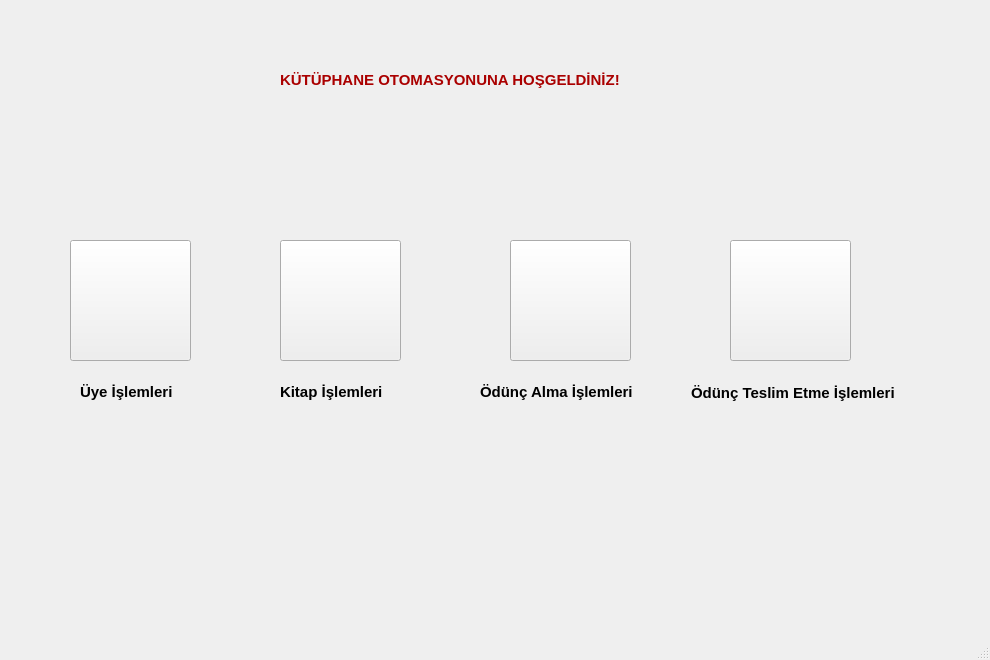
<?xml version="1.0" encoding="UTF-8"?>
<ui version="4.0">
 <class>MainWindow</class>
 <widget class="QMainWindow" name="MainWindow">
  <property name="geometry">
   <rect>
    <x>0</x>
    <y>0</y>
    <width>990</width>
    <height>660</height>
   </rect>
  </property>
  <property name="windowTitle">
   <string>MainWindow</string>
  </property>
  <widget class="QWidget" name="centralwidget">
   <widget class="QLabel" name="label">
    <property name="geometry">
     <rect>
      <x>280</x>
      <y>70</y>
      <width>411</width>
      <height>20</height>
     </rect>
    </property>
    <property name="palette">
     <palette>
      <active>
       <colorrole role="WindowText">
        <brush brushstyle="SolidPattern">
         <color alpha="255">
          <red>170</red>
          <green>0</green>
          <blue>0</blue>
         </color>
        </brush>
       </colorrole>
      </active>
      <inactive>
       <colorrole role="WindowText">
        <brush brushstyle="SolidPattern">
         <color alpha="255">
          <red>170</red>
          <green>0</green>
          <blue>0</blue>
         </color>
        </brush>
       </colorrole>
      </inactive>
      <disabled/>
     </palette>
    </property>
    <property name="font">
     <font>
      <pointsize>11</pointsize>
      <bold>true</bold>
     </font>
    </property>
    <property name="text">
     <string>KÜTÜPHANE OTOMASYONUNA HOŞGELDİNİZ!</string>
    </property>
   </widget>
   <widget class="QPushButton" name="uye_islemleri">
    <property name="geometry">
     <rect>
      <x>70</x>
      <y>240</y>
      <width>121</width>
      <height>121</height>
     </rect>
    </property>
    <property name="text">
     <string/>
    </property>
   </widget>
   <widget class="QPushButton" name="kitap_islemleri">
    <property name="geometry">
     <rect>
      <x>280</x>
      <y>240</y>
      <width>121</width>
      <height>121</height>
     </rect>
    </property>
    <property name="text">
     <string/>
    </property>
   </widget>
   <widget class="QPushButton" name="odunc_alma">
    <property name="geometry">
     <rect>
      <x>510</x>
      <y>240</y>
      <width>121</width>
      <height>121</height>
     </rect>
    </property>
    <property name="text">
     <string/>
    </property>
   </widget>
   <widget class="QPushButton" name="odunc_teslim">
    <property name="geometry">
     <rect>
      <x>730</x>
      <y>240</y>
      <width>121</width>
      <height>121</height>
     </rect>
    </property>
    <property name="text">
     <string/>
    </property>
   </widget>
   <widget class="QLabel" name="label_2">
    <property name="geometry">
     <rect>
      <x>80</x>
      <y>380</y>
      <width>110</width>
      <height>24</height>
     </rect>
    </property>
    <property name="palette">
     <palette>
      <active>
       <colorrole role="WindowText">
        <brush brushstyle="SolidPattern">
         <color alpha="255">
          <red>0</red>
          <green>0</green>
          <blue>0</blue>
         </color>
        </brush>
       </colorrole>
      </active>
      <inactive>
       <colorrole role="WindowText">
        <brush brushstyle="SolidPattern">
         <color alpha="255">
          <red>0</red>
          <green>0</green>
          <blue>0</blue>
         </color>
        </brush>
       </colorrole>
      </inactive>
      <disabled/>
     </palette>
    </property>
    <property name="font">
     <font>
      <pointsize>11</pointsize>
      <bold>true</bold>
     </font>
    </property>
    <property name="text">
     <string>Üye İşlemleri</string>
    </property>
   </widget>
   <widget class="QLabel" name="label_3">
    <property name="geometry">
     <rect>
      <x>480</x>
      <y>380</y>
      <width>182</width>
      <height>24</height>
     </rect>
    </property>
    <property name="palette">
     <palette>
      <active>
       <colorrole role="WindowText">
        <brush brushstyle="SolidPattern">
         <color alpha="255">
          <red>0</red>
          <green>0</green>
          <blue>0</blue>
         </color>
        </brush>
       </colorrole>
      </active>
      <inactive>
       <colorrole role="WindowText">
        <brush brushstyle="SolidPattern">
         <color alpha="255">
          <red>0</red>
          <green>0</green>
          <blue>0</blue>
         </color>
        </brush>
       </colorrole>
      </inactive>
      <disabled/>
     </palette>
    </property>
    <property name="font">
     <font>
      <pointsize>11</pointsize>
      <bold>true</bold>
     </font>
    </property>
    <property name="text">
     <string>Ödünç Alma İşlemleri</string>
    </property>
   </widget>
   <widget class="QLabel" name="label_4">
    <property name="geometry">
     <rect>
      <x>280</x>
      <y>380</y>
      <width>122</width>
      <height>24</height>
     </rect>
    </property>
    <property name="palette">
     <palette>
      <active>
       <colorrole role="WindowText">
        <brush brushstyle="SolidPattern">
         <color alpha="255">
          <red>0</red>
          <green>0</green>
          <blue>0</blue>
         </color>
        </brush>
       </colorrole>
      </active>
      <inactive>
       <colorrole role="WindowText">
        <brush brushstyle="SolidPattern">
         <color alpha="255">
          <red>0</red>
          <green>0</green>
          <blue>0</blue>
         </color>
        </brush>
       </colorrole>
      </inactive>
      <disabled/>
     </palette>
    </property>
    <property name="font">
     <font>
      <pointsize>11</pointsize>
      <bold>true</bold>
     </font>
    </property>
    <property name="text">
     <string>Kitap İşlemleri</string>
    </property>
   </widget>
   <widget class="QLabel" name="label_5">
    <property name="geometry">
     <rect>
      <x>691</x>
      <y>381</y>
      <width>239</width>
      <height>24</height>
     </rect>
    </property>
    <property name="palette">
     <palette>
      <active>
       <colorrole role="WindowText">
        <brush brushstyle="SolidPattern">
         <color alpha="255">
          <red>0</red>
          <green>0</green>
          <blue>0</blue>
         </color>
        </brush>
       </colorrole>
      </active>
      <inactive>
       <colorrole role="WindowText">
        <brush brushstyle="SolidPattern">
         <color alpha="255">
          <red>0</red>
          <green>0</green>
          <blue>0</blue>
         </color>
        </brush>
       </colorrole>
      </inactive>
      <disabled/>
     </palette>
    </property>
    <property name="font">
     <font>
      <pointsize>11</pointsize>
      <bold>true</bold>
     </font>
    </property>
    <property name="text">
     <string>Ödünç Teslim Etme İşlemleri</string>
    </property>
   </widget>
  </widget>
  <widget class="QMenuBar" name="menubar">
   <property name="geometry">
    <rect>
     <x>0</x>
     <y>0</y>
     <width>990</width>
     <height>26</height>
    </rect>
   </property>
  </widget>
  <widget class="QStatusBar" name="statusbar"/>
 </widget>
 <resources/>
 <connections/>
</ui>
